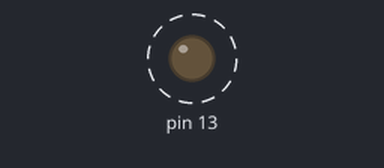
This sketch was run on a simulated Arduino Uno, built with avr-gcc and run on an emulated ATmega328P. Parts: output pins drawn as LEDs (lit = HIGH). Dashed ring = blinking.

Above: at 0.5 s.
Timing chart, 0 to 4.6 s (numbered marks = the images above):
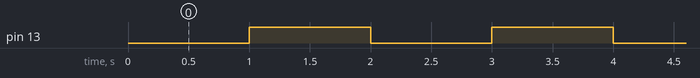

Measured:
- by itself, pin 13: alternates HIGH for 1.0 s and LOW for 1.0 s

The sketch:

blink.ino
```cpp
// Blink

void setup(void) {
  pinMode(13, OUTPUT);
}

void loop() {
  digitalWrite(13, LOW);
  delay(1000);
  digitalWrite(13, HIGH);
  delay(1000);
}

int main() {
    init();
    setup();
    while(true) {
        loop();
    }
}
```
